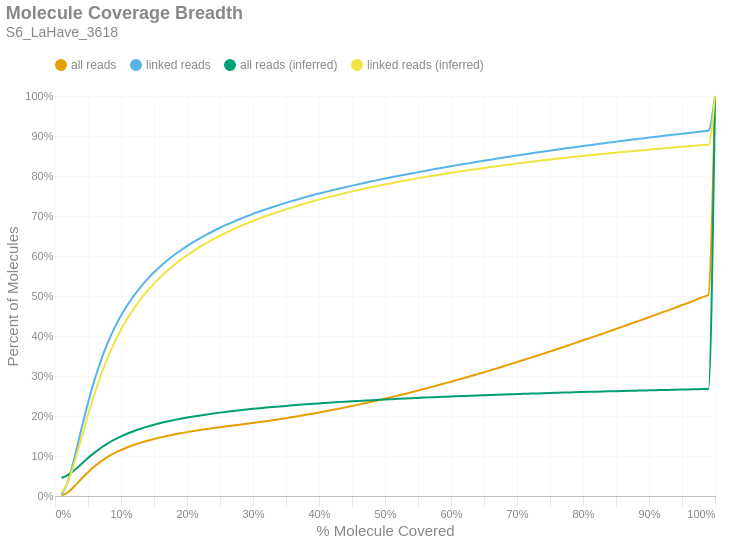

Notebook code for this chart:
### Markdown cell above
### Molecule Read Coverage
This chart shows molecule coverage breadth as computed by the number of bases aligned to that molecule. In other words, "*how much of each unique long molecule is actually sequenced/aligned?*" Keep in mind there is a distinction between sequences and alignments, since some sequences belonging to a particular molecule may not align well and wouldn't appear in the alignment data. This chart also shows molecule coverage breadth as computed by the *inferred fragment* from which the aligned sequences originate. Unlike read coverage, this calculation takes into account the total insert size, including unsequenced gaps between the forward and reverse reads. Like the previous figures, these are cumulative percents.

### Code cell
if SKIPLR:
    print_html(f"Skipped")
else:
    binned_df = consolidated_hist(valids['coverage_bp'], mask, 0.01, True)
    binned_df_inf = consolidated_hist(valids['coverage_inserts'], mask, 0.01, True)
    binned_df = binned_df.with_columns(pl.lit(binned_df_inf['all reads (cumsum)']).alias('all reads (inferred)'))
    binned_df = binned_df.with_columns(pl.lit(binned_df_inf['linked reads (cumsum)']).alias('linked reads (inferred)'))
    binned_df = binned_df.with_columns(
        (pl.col('bin').cast(pl.Float64) + 0.01).alias('right_edge')
    )

    with SafeRender(binned_df):
        (
            density_plot(binned_df, 'Molecule Coverage Breadth', samplename, 'molcov', ['all reads (inferred)','linked reads (inferred)'])
            .encode(
                #x=alt.X('bin:Q', title="% Molecule Covered").axis(format = '%').scale(padding=0),
                x=alt.X('right_edge:Q', title="% Molecule Covered").axis(format='%').scale(padding=0),
                y=alt.Y('value:Q', title='Percent of Molecules')
                    .axis(format='%')
                    .stack(False)
                    .scale(domainMin=0, padding=0),
                color=alt.Color("key:N").scale(domain = ["all reads", "linked reads", "all reads (inferred)", "linked reads (inferred)"]),
                tooltip = [
                    alt.Tooltip("key:N", title = "Data Type"),
                    alt.Tooltip("range_label:N", title="% Molecule Covered"),
                    alt.Tooltip("value:Q", format = ".2%", title="% Molecules")
                ]
            )
        ).display()

### Figure 1 — Vega-Lite specification as saved in the notebook (floating-point values rounded to 4 significant figures)
{"width": "container", "height": 400, "config": {"title": {"anchor": "start", "dy": -15, "fontSize": 18, "color": "#888888", "subtitleColor": "#888888", "subtitleFontSize": 14}, "arc": {"fill": "#0072B2"}, "axis": {"domainColor": "#888888", "domainWidth": 0.5, "gridWidth": 0.2, "grid": false, "titleFontWeight": 400, "titleFontSize": 15, "labelFontSize": 11, "labelColor": "#888888", "tickColor": "#888888", "tickWidth": 0.2, "titleColor": "#888888"}, "axisBand": {"grid": false}, "axisX": {"grid": true, "tickSize": 10, "domainCap": "round"}, "axisY": {"domain": false, "grid": true, "tickSize": 0, "domainCap": "round"}, "background": "transparent", "header": {"labelFontSize": 15, "labelColor": "#888888", "titleFontSize": 15, "titleFontWeight": 600, "titleColor": "#888888"}, "legend": {"labelFont": "sans-serif", "labelFontSize": 12, "labelColor": "#888888", "symbolSize": 100, "symbolType": "circle", "titleFontSize": 12, "titlePadding": 10, "titleColor": "#888888", "title": null, "orient": "top"}, "range": {"category": ["#E69F00", "#56B4E9", "#009E73", "#F0E442", "#0072B2", "#D55E00", "#CC79A7", "#000000"], "diverging": ["#cfe8f3", "#a2d4ec", "#73bfe2", "#46abdb", "#1696d2", "#12719e"]}, "area": {"fill": "#0072B2", "fillOpacity": 0.7, "line": true, "strokeOpacity": 0.7}, "line": {"color": "#0072B2", "stroke": "#0072B2", "strokeWidth": 2}, "trail": {"color": "#0072B2", "stroke": "#0072B2", "strokeWidth": 0, "size": 1}, "point": {"filled": true, "fillOpacity": 1.0, "size": 95}, "text": {"color": "#888888", "fontSize": 11, "align": "right", "fontWeight": 400, "size": 11}, "bar": {"fill": "#0072B2", "stroke": null}, "view": {"stroke": null, "continuousWidth": 660, "continuousHeight": 400}}, "data": {"name": "data-9b5a43a414f8ba81717a2cddfa0e355e"}, "mark": {"type": "line", "interpolate": "monotone", "point": {"opacity": 0, "size": 275}}, "encoding": {"color": {"field": "key", "scale": {"domain": ["all reads", "linked reads", "all reads (inferred)", "linked reads (inferred)"]}, "type": "nominal"}, "tooltip": [{"field": "key", "title": "Data Type", "type": "nominal"}, {"field": "range_label", "title": "% Molecule Covered", "type": "nominal"}, {"field": "value", "format": ".2%", "title": "% Molecules", "type": "quantitative"}], "x": {"axis": {"format": "%"}, "field": "right_edge", "scale": {"padding": 0}, "title": "% Molecule Covered", "type": "quantitative"}, "y": {"axis": {"format": "%"}, "field": "value", "scale": {"domainMin": 0, "padding": 0}, "stack": false, "title": "Percent of Molecules", "type": "quantitative"}}, "params": [{"name": "param_c36ac31b6afebe62", "select": {"type": "point", "fields": ["key"]}, "bind": "legend"}], "title": {"text": "Molecule Coverage Breadth", "subtitle": "S6_LaHave_3618"}, "transform": [{"fold": ["all reads (cumsum)", "linked reads (cumsum)", "all reads (inferred)", "linked reads (inferred)"]}, {"calculate": "replace(datum.key, ' (cumsum)', '')", "as": "key"}, {"filter": {"param": "param_c36ac31b6afebe62"}}], "usermeta": {"embedOptions": {"downloadFileName": "S6_LaHave_3618.molcov"}}, "$schema": "https://vega.github.io/schema/vega-lite/v6.1.0.json", "datasets": {"data-9b5a43a414f8ba81717a2cddfa0e355e": [{"bin": "0.0", "interval": "0.0-0.01", "all reads": 0.001066, "linked reads": 0.003575, "all reads (cumsum)": 0.001066, "linked reads (cumsum)": 0.003575, "range_label": "0.0-0.01", "all reads (inferred)": 0.04511, "linked reads (inferred)": 0.007783, "right_edge": 0.01}, {"bin": "0.01", "interval": "0.01-0.02", "all reads": 0.009053, "linked reads": 0.03489, "all reads (cumsum)": 0.01012, "linked reads (cumsum)": 0.03846, "range_label": "0.01-0.02", "all reads (inferred)": 0.05271, "linked reads (inferred)": 0.03674, "right_edge": 0.02}, {"bin": "0.02", "interval": "0.02-0.03", "all reads": 0.01539, "linked reads": 0.06029, "all reads (cumsum)": 0.02551, "linked reads (cumsum)": 0.09875, "range_label": "0.02-0.03", "all reads (inferred)": 0.06542, "linked reads (inferred)": 0.08639, "right_edge": 0.03}, {"bin": "0.03", "interval": "0.03-0.04", "all reads": 0.01742, "linked reads": 0.06849, "all reads (cumsum)": 0.04293, "linked reads (cumsum)": 0.1672, "range_label": "0.03-0.04", "all reads (inferred)": 0.0801, "linked reads (inferred)": 0.1442, "right_edge": 0.04}, {"bin": "0.04", "interval": "0.04-0.05", "all reads": 0.01662, "linked reads": 0.06551, "all reads (cumsum)": 0.05955, "linked reads (cumsum)": 0.2327, "range_label": "0.04-0.05", "all reads (inferred)": 0.09484, "linked reads (inferred)": 0.2023, "right_edge": 0.05}, {"bin": "0.05", "interval": "0.05-0.06", "all reads": 0.01473, "linked reads": 0.05803, "all reads (cumsum)": 0.07428, "linked reads (cumsum)": 0.2908, "range_label": "0.05-0.06", "all reads (inferred)": 0.1085, "linked reads (inferred)": 0.2562, "right_edge": 0.06}, {"bin": "0.06", "interval": "0.06-0.07", "all reads": 0.01267, "linked reads": 0.04992, "all reads (cumsum)": 0.08694, "linked reads (cumsum)": 0.3407, "range_label": "0.06-0.07", "all reads (inferred)": 0.1206, "linked reads (inferred)": 0.3044, "right_edge": 0.07}, {"bin": "0.07", "interval": "0.07-0.08", "all reads": 0.01081, "linked reads": 0.04257, "all reads (cumsum)": 0.09775, "linked reads (cumsum)": 0.3833, "range_label": "0.07-0.08", "all reads (inferred)": 0.1314, "linked reads (inferred)": 0.3468, "right_edge": 0.08}, {"bin": "0.08", "interval": "0.08-0.09", "all reads": 0.009266, "linked reads": 0.03647, "all reads (cumsum)": 0.107, "linked reads (cumsum)": 0.4197, "range_label": "0.08-0.09", "all reads (inferred)": 0.1407, "linked reads (inferred)": 0.3839, "right_edge": 0.09}, {"bin": "0.09", "interval": "0.09-0.1", "all reads": 0.007956, "linked reads": 0.03123, "all reads (cumsum)": 0.115, "linked reads (cumsum)": 0.451, "range_label": "0.09-0.1", "all reads (inferred)": 0.1489, "linked reads (inferred)": 0.4162, "right_edge": 0.1}, {"bin": "0.1", "interval": "0.1-0.11", "all reads": 0.006927, "linked reads": 0.02712, "all reads (cumsum)": 0.1219, "linked reads (cumsum)": 0.4781, "range_label": "0.1-0.11", "all reads (inferred)": 0.1561, "linked reads (inferred)": 0.4446, "right_edge": 0.11}, {"bin": "0.11", "interval": "0.11-0.12", "all reads": 0.006081, "linked reads": 0.02384, "all reads (cumsum)": 0.128, "linked reads (cumsum)": 0.5019, "range_label": "0.11-0.12", "all reads (inferred)": 0.1625, "linked reads (inferred)": 0.4698, "right_edge": 0.12}, {"bin": "0.12", "interval": "0.12-0.13", "all reads": 0.005387, "linked reads": 0.02106, "all reads (cumsum)": 0.1334, "linked reads (cumsum)": 0.523, "range_label": "0.12-0.13", "all reads (inferred)": 0.1683, "linked reads (inferred)": 0.4925, "right_edge": 0.13}, {"bin": "0.13", "interval": "0.13-0.14", "all reads": 0.004892, "linked reads": 0.01914, "all reads (cumsum)": 0.1383, "linked reads (cumsum)": 0.5421, "range_label": "0.13-0.14", "all reads (inferred)": 0.1734, "linked reads (inferred)": 0.5127, "right_edge": 0.14}, {"bin": "0.14", "interval": "0.14-0.15", "all reads": 0.004381, "linked reads": 0.01709, "all reads (cumsum)": 0.1426, "linked reads (cumsum)": 0.5592, "range_label": "0.14-0.15", "all reads (inferred)": 0.178, "linked reads (inferred)": 0.531, "right_edge": 0.15}, {"bin": "0.15", "interval": "0.15-0.16", "all reads": 0.003953, "linked reads": 0.01536, "all reads (cumsum)": 0.1466, "linked reads (cumsum)": 0.5746, "range_label": "0.15-0.16", "all reads (inferred)": 0.1823, "linked reads (inferred)": 0.5477, "right_edge": 0.16}, {"bin": "0.16", "interval": "0.16-0.17", "all reads": 0.003644, "linked reads": 0.0141, "all reads (cumsum)": 0.1502, "linked reads (cumsum)": 0.5887, "range_label": "0.16-0.17", "all reads (inferred)": 0.1861, "linked reads (inferred)": 0.5629, "right_edge": 0.17}, {"bin": "0.17", "interval": "0.17-0.18", "all reads": 0.003383, "linked reads": 0.01303, "all reads (cumsum)": 0.1536, "linked reads (cumsum)": 0.6017, "range_label": "0.17-0.18", "all reads (inferred)": 0.1897, "linked reads (inferred)": 0.5769, "right_edge": 0.18}, {"bin": "0.18", "interval": "0.18-0.19", "all reads": 0.003129, "linked reads": 0.01197, "all reads (cumsum)": 0.1568, "linked reads (cumsum)": 0.6137, "range_label": "0.18-0.19", "all reads (inferred)": 0.1929, "linked reads (inferred)": 0.5898, "right_edge": 0.19}, {"bin": "0.19", "interval": "0.19-0.2", "all reads": 0.002923, "linked reads": 0.01113, "all reads (cumsum)": 0.1597, "linked reads (cumsum)": 0.6248, "range_label": "0.19-0.2", "all reads (inferred)": 0.196, "linked reads (inferred)": 0.6018, "right_edge": 0.2}, {"bin": "0.2", "interval": "0.2-0.21", "all reads": 0.002744, "linked reads": 0.01041, "all reads (cumsum)": 0.1624, "linked reads (cumsum)": 0.6352, "range_label": "0.2-0.21", "all reads (inferred)": 0.1988, "linked reads (inferred)": 0.6128, "right_edge": 0.21}, {"bin": "0.21", "interval": "0.21-0.22", "all reads": 0.002569, "linked reads": 0.00959, "all reads (cumsum)": 0.165, "linked reads (cumsum)": 0.6448, "range_label": "0.21-0.22", "all reads (inferred)": 0.2015, "linked reads (inferred)": 0.6233, "right_edge": 0.22}, {"bin": "0.22", "interval": "0.22-0.23", "all reads": 0.002483, "linked reads": 0.009215, "all reads (cumsum)": 0.1675, "linked reads (cumsum)": 0.654, "range_label": "0.22-0.23", "all reads (inferred)": 0.2039, "linked reads (inferred)": 0.6329, "right_edge": 0.23}, {"bin": "0.23", "interval": "0.23-0.24", "all reads": 0.002312, "linked reads": 0.008485, "all reads (cumsum)": 0.1698, "linked reads (cumsum)": 0.6625, "range_label": "0.23-0.24", "all reads (inferred)": 0.2062, "linked reads (inferred)": 0.642, "right_edge": 0.24}, {"bin": "0.24", "interval": "0.24-0.25", "all reads": 0.00223, "linked reads": 0.00809, "all reads (cumsum)": 0.172, "linked reads (cumsum)": 0.6706, "range_label": "0.24-0.25", "all reads (inferred)": 0.2084, "linked reads (inferred)": 0.6506, "right_edge": 0.25}, {"bin": "0.25", "interval": "0.25-0.26", "all reads": 0.002123, "linked reads": 0.007629, "all reads (cumsum)": 0.1741, "linked reads (cumsum)": 0.6782, "range_label": "0.25-0.26", "all reads (inferred)": 0.2105, "linked reads (inferred)": 0.6588, "right_edge": 0.26}, {"bin": "0.26", "interval": "0.26-0.27", "all reads": 0.002063, "linked reads": 0.007263, "all reads (cumsum)": 0.1762, "linked reads (cumsum)": 0.6855, "range_label": "0.26-0.27", "all reads (inferred)": 0.2125, "linked reads (inferred)": 0.6667, "right_edge": 0.27}, {"bin": "0.27", "interval": "0.27-0.28", "all reads": 0.002066, "linked reads": 0.0069, "all reads (cumsum)": 0.1783, "linked reads (cumsum)": 0.6924, "range_label": "0.27-0.28", "all reads (inferred)": 0.2144, "linked reads (inferred)": 0.6739, "right_edge": 0.28}, {"bin": "0.28", "interval": "0.28-0.29", "all reads": 0.002107, "linked reads": 0.006559, "all reads (cumsum)": 0.1804, "linked reads (cumsum)": 0.699, "range_label": "0.28-0.29", "all reads (inferred)": 0.2161, "linked reads (inferred)": 0.6808, "right_edge": 0.29}, {"bin": "0.29", "interval": "0.29-0.3", "all reads": 0.002192, "linked reads": 0.006302, "all reads (cumsum)": 0.1826, "linked reads (cumsum)": 0.7053, "range_label": "0.29-0.3", "all reads (inferred)": 0.2178, "linked reads (inferred)": 0.6875, "right_edge": 0.3}, {"bin": "0.3", "interval": "0.3-0.31", "all reads": 0.002225, "linked reads": 0.005928, "all reads (cumsum)": 0.1848, "linked reads (cumsum)": 0.7112, "range_label": "0.3-0.31", "all reads (inferred)": 0.2195, "linked reads (inferred)": 0.6939, "right_edge": 0.31}, {"bin": "0.31", "interval": "0.31-0.32", "all reads": 0.002348, "linked reads": 0.005837, "all reads (cumsum)": 0.1871, "linked reads (cumsum)": 0.717, "range_label": "0.31-0.32", "all reads (inferred)": 0.221, "linked reads (inferred)": 0.7, "right_edge": 0.32}, {"bin": "0.32", "interval": "0.32-0.33", "all reads": 0.002416, "linked reads": 0.005491, "all reads (cumsum)": 0.1895, "linked reads (cumsum)": 0.7225, "range_label": "0.32-0.33", "all reads (inferred)": 0.2225, "linked reads (inferred)": 0.7059, "right_edge": 0.33}, {"bin": "0.33", "interval": "0.33-0.34", "all reads": 0.002483, "linked reads": 0.005267, "all reads (cumsum)": 0.192, "linked reads (cumsum)": 0.7278, "range_label": "0.33-0.34", "all reads (inferred)": 0.2239, "linked reads (inferred)": 0.7114, "right_edge": 0.34}, {"bin": "0.34", "interval": "0.34-0.35", "all reads": 0.002548, "linked reads": 0.005054, "all reads (cumsum)": 0.1946, "linked reads (cumsum)": 0.7328, "range_label": "0.34-0.35", "all reads (inferred)": 0.2253, "linked reads (inferred)": 0.7167, "right_edge": 0.35}, {"bin": "0.35", "interval": "0.35-0.36", "all reads": 0.002694, "linked reads": 0.005072, "all reads (cumsum)": 0.1973, "linked reads (cumsum)": 0.7379, "range_label": "0.35-0.36", "all reads (inferred)": 0.2266, "linked reads (inferred)": 0.722, "right_edge": 0.36}, {"bin": "0.36", "interval": "0.36-0.37", "all reads": 0.00274, "linked reads": 0.004739, "all reads (cumsum)": 0.2, "linked reads (cumsum)": 0.7426, "range_label": "0.36-0.37", "all reads (inferred)": 0.2279, "linked reads (inferred)": 0.727, "right_edge": 0.37}, {"bin": "0.37", "interval": "0.37-0.38", "all reads": 0.002854, "linked reads": 0.004686, "all reads (cumsum)": 0.2029, "linked reads (cumsum)": 0.7473, "range_label": "0.37-0.38", "all reads (inferred)": 0.2292, "linked reads (inferred)": 0.7319, "right_edge": 0.38}, {"bin": "0.38", "interval": "0.38-0.39", "all reads": 0.002924, "linked reads": 0.004509, "all reads (cumsum)": 0.2058, "linked reads (cumsum)": 0.7518, "range_label": "0.38-0.39", "all reads (inferred)": 0.2303, "linked reads (inferred)": 0.7364, "right_edge": 0.39}, {"bin": "0.39", "interval": "0.39-0.4", "all reads": 0.003018, "linked reads": 0.004351, "all reads (cumsum)": 0.2088, "linked reads (cumsum)": 0.7562, "range_label": "0.39-0.4", "all reads (inferred)": 0.2315, "linked reads (inferred)": 0.741, "right_edge": 0.4}, {"bin": "0.4", "interval": "0.4-0.41", "all reads": 0.003042, "linked reads": 0.004132, "all reads (cumsum)": 0.2119, "linked reads (cumsum)": 0.7603, "range_label": "0.4-0.41", "all reads (inferred)": 0.2326, "linked reads (inferred)": 0.7452, "right_edge": 0.41}, {"bin": "0.41", "interval": "0.41-0.42", "all reads": 0.003152, "linked reads": 0.004064, "all reads (cumsum)": 0.215, "linked reads (cumsum)": 0.7644, "range_label": "0.41-0.42", "all reads (inferred)": 0.2337, "linked reads (inferred)": 0.7494, "right_edge": 0.42}, {"bin": "0.42", "interval": "0.42-0.43", "all reads": 0.003245, "linked reads": 0.003869, "all reads (cumsum)": 0.2183, "linked reads (cumsum)": 0.7683, "range_label": "0.42-0.43", "all reads (inferred)": 0.2347, "linked reads (inferred)": 0.7535, "right_edge": 0.43}, {"bin": "0.43", "interval": "0.43-0.44", "all reads": 0.003323, "linked reads": 0.003853, "all reads (cumsum)": 0.2216, "linked reads (cumsum)": 0.7721, "range_label": "0.43-0.44", "all reads (inferred)": 0.2358, "linked reads (inferred)": 0.7574, "right_edge": 0.44}, {"bin": "0.44", "interval": "0.44-0.45", "all reads": 0.003427, "linked reads": 0.003777, "all reads (cumsum)": 0.225, "linked reads (cumsum)": 0.7759, "range_label": "0.44-0.45", "all reads (inferred)": 0.2367, "linked reads (inferred)": 0.7613, "right_edge": 0.45}, {"bin": "0.45", "interval": "0.45-0.46", "all reads": 0.003474, "linked reads": 0.003715, "all reads (cumsum)": 0.2285, "linked reads (cumsum)": 0.7796, "range_label": "0.45-0.46", "all reads (inferred)": 0.2377, "linked reads (inferred)": 0.765, "right_edge": 0.46}, {"bin": "0.46", "interval": "0.46-0.47", "all reads": 0.003616, "linked reads": 0.003624, "all reads (cumsum)": 0.2321, "linked reads (cumsum)": 0.7832, "range_label": "0.46-0.47", "all reads (inferred)": 0.2386, "linked reads (inferred)": 0.7686, "right_edge": 0.47}, {"bin": "0.47", "interval": "0.47-0.48", "all reads": 0.003674, "linked reads": 0.003498, "all reads (cumsum)": 0.2358, "linked reads (cumsum)": 0.7867, "range_label": "0.47-0.48", "all reads (inferred)": 0.2396, "linked reads (inferred)": 0.7722, "right_edge": 0.48}, {"bin": "0.48", "interval": "0.48-0.49", "all reads": 0.003659, "linked reads": 0.003427, "all reads (cumsum)": 0.2394, "linked reads (cumsum)": 0.7901, "range_label": "0.48-0.49", "all reads (inferred)": 0.2404, "linked reads (inferred)": 0.7755, "right_edge": 0.49}, {"bin": "0.49", "interval": "0.49-0.5", "all reads": 0.004095, "linked reads": 0.00351, "all reads (cumsum)": 0.2435, "linked reads (cumsum)": 0.7937, "range_label": "0.49-0.5", "all reads (inferred)": 0.2413, "linked reads (inferred)": 0.7789, "right_edge": 0.5}, {"bin": "0.5", "interval": "0.5-0.51", "all reads": 0.003593, "linked reads": 0.003142, "all reads (cumsum)": 0.2471, "linked reads (cumsum)": 0.7968, "range_label": "0.5-0.51", "all reads (inferred)": 0.2421, "linked reads (inferred)": 0.7821, "right_edge": 0.51}, {"bin": "0.51", "interval": "0.51-0.52", "all reads": 0.004098, "linked reads": 0.003336, "all reads (cumsum)": 0.2512, "linked reads (cumsum)": 0.8001, "range_label": "0.51-0.52", "all reads (inferred)": 0.2429, "linked reads (inferred)": 0.7853, "right_edge": 0.52}, {"bin": "0.52", "interval": "0.52-0.53", "all reads": 0.004015, "linked reads": 0.003192, "all reads (cumsum)": 0.2552, "linked reads (cumsum)": 0.8033, "range_label": "0.52-0.53", "all reads (inferred)": 0.2437, "linked reads (inferred)": 0.7883, "right_edge": 0.53}, {"bin": "0.53", "interval": "0.53-0.54", "all reads": 0.004168, "linked reads": 0.003157, "all reads (cumsum)": 0.2594, "linked reads (cumsum)": 0.8065, "range_label": "0.53-0.54", "all reads (inferred)": 0.2445, "linked reads (inferred)": 0.7913, "right_edge": 0.54}, {"bin": "0.54", "interval": "0.54-0.55", "all reads": 0.00415, "linked reads": 0.003115, "all reads (cumsum)": 0.2635, "linked reads (cumsum)": 0.8096, "range_label": "0.54-0.55", "all reads (inferred)": 0.2453, "linked reads (inferred)": 0.7943, "right_edge": 0.55}, {"bin": "0.55", "interval": "0.55-0.56", "all reads": 0.004363, "linked reads": 0.00312, "all reads (cumsum)": 0.2679, "linked reads (cumsum)": 0.8127, "range_label": "0.55-0.56", "all reads (inferred)": 0.246, "linked reads (inferred)": 0.7972, "right_edge": 0.56}, {"bin": "0.56", "interval": "0.56-0.57", "all reads": 0.004398, "linked reads": 0.003015, "all reads (cumsum)": 0.2723, "linked reads (cumsum)": 0.8157, "range_label": "0.56-0.57", "all reads (inferred)": 0.2468, "linked reads (inferred)": 0.8, "right_edge": 0.57}, {"bin": "0.57", "interval": "0.57-0.58", "all reads": 0.004372, "linked reads": 0.00292, "all reads (cumsum)": 0.2767, "linked reads (cumsum)": 0.8187, "range_label": "0.57-0.58", "all reads (inferred)": 0.2475, "linked reads (inferred)": 0.8027, "right_edge": 0.58}, {"bin": "0.58", "interval": "0.58-0.59", "all reads": 0.004488, "linked reads": 0.002907, "all reads (cumsum)": 0.2812, "linked reads (cumsum)": 0.8216, "range_label": "0.58-0.59", "all reads (inferred)": 0.2482, "linked reads (inferred)": 0.8053, "right_edge": 0.59}, {"bin": "0.59", "interval": "0.59-0.6", "all reads": 0.004669, "linked reads": 0.002918, "all reads (cumsum)": 0.2858, "linked reads (cumsum)": 0.8245, "range_label": "0.59-0.6", "all reads (inferred)": 0.2488, "linked reads (inferred)": 0.8079, "right_edge": 0.6}, {"bin": "0.6", "interval": "0.6-0.61", "all reads": 0.00449, "linked reads": 0.002716, "all reads (cumsum)": 0.2903, "linked reads (cumsum)": 0.8272, "range_label": "0.6-0.61", "all reads (inferred)": 0.2495, "linked reads (inferred)": 0.8104, "right_edge": 0.61}, {"bin": "0.61", "interval": "0.61-0.62", "all reads": 0.004724, "linked reads": 0.002754, "all reads (cumsum)": 0.295, "linked reads (cumsum)": 0.8299, "range_label": "0.61-0.62", "all reads (inferred)": 0.2501, "linked reads (inferred)": 0.8129, "right_edge": 0.62}, {"bin": "0.62", "interval": "0.62-0.63", "all reads": 0.004754, "linked reads": 0.002758, "all reads (cumsum)": 0.2998, "linked reads (cumsum)": 0.8327, "range_label": "0.62-0.63", "all reads (inferred)": 0.2508, "linked reads (inferred)": 0.8154, "right_edge": 0.63}, {"bin": "0.63", "interval": "0.63-0.64", "all reads": 0.004841, "linked reads": 0.002708, "all reads (cumsum)": 0.3046, "linked reads (cumsum)": 0.8354, "range_label": "0.63-0.64", "all reads (inferred)": 0.2514, "linked reads (inferred)": 0.8178, "right_edge": 0.64}, {"bin": "0.64", "interval": "0.64-0.65", "all reads": 0.004821, "linked reads": 0.002737, "all reads (cumsum)": 0.3095, "linked reads (cumsum)": 0.8382, "range_label": "0.64-0.65", "all reads (inferred)": 0.252, "linked reads (inferred)": 0.8201, "right_edge": 0.65}, {"bin": "0.65", "interval": "0.65-0.66", "all reads": 0.005113, "linked reads": 0.002708, "all reads (cumsum)": 0.3146, "linked reads (cumsum)": 0.8409, "range_label": "0.65-0.66", "all reads (inferred)": 0.2526, "linked reads (inferred)": 0.8224, "right_edge": 0.66}, {"bin": "0.66", "interval": "0.66-0.67", "all reads": 0.00491, "linked reads": 0.002625, "all reads (cumsum)": 0.3195, "linked reads (cumsum)": 0.8435, "range_label": "0.66-0.67", "all reads (inferred)": 0.2532, "linked reads (inferred)": 0.8246, "right_edge": 0.67}, {"bin": "0.67", "interval": "0.67-0.68", "all reads": 0.005063, "linked reads": 0.002626, "all reads (cumsum)": 0.3245, "linked reads (cumsum)": 0.8461, "range_label": "0.67-0.68", "all reads (inferred)": 0.2538, "linked reads (inferred)": 0.8268, "right_edge": 0.68}, {"bin": "0.68", "interval": "0.68-0.69", "all reads": 0.005082, "linked reads": 0.002612, "all reads (cumsum)": 0.3296, "linked reads (cumsum)": 0.8487, "range_label": "0.68-0.69", "all reads (inferred)": 0.2543, "linked reads (inferred)": 0.829, "right_edge": 0.69}, {"bin": "0.69", "interval": "0.69-0.7", "all reads": 0.005228, "linked reads": 0.002536, "all reads (cumsum)": 0.3349, "linked reads (cumsum)": 0.8513, "range_label": "0.69-0.7", "all reads (inferred)": 0.2549, "linked reads (inferred)": 0.8311, "right_edge": 0.7}, {"bin": "0.7", "interval": "0.7-0.71", "all reads": 0.005124, "linked reads": 0.002485, "all reads (cumsum)": 0.34, "linked reads (cumsum)": 0.8537, "range_label": "0.7-0.71", "all reads (inferred)": 0.2554, "linked reads (inferred)": 0.8332, "right_edge": 0.71}, {"bin": "0.71", "interval": "0.71-0.72", "all reads": 0.005237, "linked reads": 0.002411, "all reads (cumsum)": 0.3452, "linked reads (cumsum)": 0.8562, "range_label": "0.71-0.72", "all reads (inferred)": 0.256, "linked reads (inferred)": 0.8352, "right_edge": 0.72}, {"bin": "0.72", "interval": "0.72-0.73", "all reads": 0.005366, "linked reads": 0.002433, "all reads (cumsum)": 0.3506, "linked reads (cumsum)": 0.8586, "range_label": "0.72-0.73", "all reads (inferred)": 0.2565, "linked reads (inferred)": 0.8372, "right_edge": 0.73}, {"bin": "0.73", "interval": "0.73-0.74", "all reads": 0.005284, "linked reads": 0.002398, "all reads (cumsum)": 0.3559, "linked reads (cumsum)": 0.861, "range_label": "0.73-0.74", "all reads (inferred)": 0.257, "linked reads (inferred)": 0.8392, "right_edge": 0.74}, {"bin": "0.74", "interval": "0.74-0.75", "all reads": 0.005659, "linked reads": 0.002417, "all reads (cumsum)": 0.3615, "linked reads (cumsum)": 0.8634, "range_label": "0.74-0.75", "all reads (inferred)": 0.2575, "linked reads (inferred)": 0.8411, "right_edge": 0.75}, {"bin": "0.75", "interval": "0.75-0.76", "all reads": 0.005307, "linked reads": 0.002299, "all reads (cumsum)": 0.3668, "linked reads (cumsum)": 0.8657, "range_label": "0.75-0.76", "all reads (inferred)": 0.258, "linked reads (inferred)": 0.843, "right_edge": 0.76}, {"bin": "0.76", "interval": "0.76-0.77", "all reads": 0.005476, "linked reads": 0.002308, "all reads (cumsum)": 0.3723, "linked reads (cumsum)": 0.868, "range_label": "0.76-0.77", "all reads (inferred)": 0.2585, "linked reads (inferred)": 0.8448, "right_edge": 0.77}, {"bin": "0.77", "interval": "0.77-0.78", "all reads": 0.005531, "linked reads": 0.002291, "all reads (cumsum)": 0.3778, "linked reads (cumsum)": 0.8703, "range_label": "0.77-0.78", "all reads (inferred)": 0.259, "linked reads (inferred)": 0.8467, "right_edge": 0.78}, {"bin": "0.78", "interval": "0.78-0.79", "all reads": 0.005539, "linked reads": 0.002285, "all reads (cumsum)": 0.3834, "linked reads (cumsum)": 0.8726, "range_label": "0.78-0.79", "all reads (inferred)": 0.2595, "linked reads (inferred)": 0.8484, "right_edge": 0.79}, {"bin": "0.79", "interval": "0.79-0.8", "all reads": 0.005879, "linked reads": 0.002298, "all reads (cumsum)": 0.3893, "linked reads (cumsum)": 0.8749, "range_label": "0.79-0.8", "all reads (inferred)": 0.2599, "linked reads (inferred)": 0.8502, "right_edge": 0.8}, {"bin": "0.8", "interval": "0.8-0.81", "all reads": 0.005426, "linked reads": 0.002138, "all reads (cumsum)": 0.3947, "linked reads (cumsum)": 0.877, "range_label": "0.8-0.81", "all reads (inferred)": 0.2604, "linked reads (inferred)": 0.8519, "right_edge": 0.81}, {"bin": "0.81", "interval": "0.81-0.82", "all reads": 0.00563, "linked reads": 0.00223, "all reads (cumsum)": 0.4003, "linked reads (cumsum)": 0.8793, "range_label": "0.81-0.82", "all reads (inferred)": 0.2608, "linked reads (inferred)": 0.8536, "right_edge": 0.82}, {"bin": "0.82", "interval": "0.82-0.83", "all reads": 0.005758, "linked reads": 0.002156, "all reads (cumsum)": 0.4061, "linked reads (cumsum)": 0.8814, "range_label": "0.82-0.83", "all reads (inferred)": 0.2613, "linked reads (inferred)": 0.8553, "right_edge": 0.83}, {"bin": "0.83", "interval": "0.83-0.84", "all reads": 0.005726, "linked reads": 0.0022, "all reads (cumsum)": 0.4118, "linked reads (cumsum)": 0.8836, "range_label": "0.83-0.84", "all reads (inferred)": 0.2617, "linked reads (inferred)": 0.8568, "right_edge": 0.84}, {"bin": "0.84", "interval": "0.84-0.85", "all reads": 0.005727, "linked reads": 0.002107, "all reads (cumsum)": 0.4175, "linked reads (cumsum)": 0.8857, "range_label": "0.84-0.85", "all reads (inferred)": 0.2621, "linked reads (inferred)": 0.8584, "right_edge": 0.85}, {"bin": "0.85", "interval": "0.85-0.86", "all reads": 0.005862, "linked reads": 0.002096, "all reads (cumsum)": 0.4234, "linked reads (cumsum)": 0.8878, "range_label": "0.85-0.86", "all reads (inferred)": 0.2625, "linked reads (inferred)": 0.86, "right_edge": 0.86}, {"bin": "0.86", "interval": "0.86-0.87", "all reads": 0.005834, "linked reads": 0.002134, "all reads (cumsum)": 0.4292, "linked reads (cumsum)": 0.8899, "range_label": "0.86-0.87", "all reads (inferred)": 0.2629, "linked reads (inferred)": 0.8615, "right_edge": 0.87}, {"bin": "0.87", "interval": "0.87-0.88", "all reads": 0.005933, "linked reads": 0.002019, "all reads (cumsum)": 0.4352, "linked reads (cumsum)": 0.892, "range_label": "0.87-0.88", "all reads (inferred)": 0.2633, "linked reads (inferred)": 0.863, "right_edge": 0.88}, {"bin": "0.88", "interval": "0.88-0.89", "all reads": 0.005803, "linked reads": 0.002064, "all reads (cumsum)": 0.441, "linked reads (cumsum)": 0.894, "range_label": "0.88-0.89", "all reads (inferred)": 0.2637, "linked reads (inferred)": 0.8644, "right_edge": 0.89}, {"bin": "0.89", "interval": "0.89-0.9", "all reads": 0.006003, "linked reads": 0.002004, "all reads (cumsum)": 0.447, "linked reads (cumsum)": 0.896, "range_label": "0.89-0.9", "all reads (inferred)": 0.2641, "linked reads (inferred)": 0.866, "right_edge": 0.9}, {"bin": "0.9", "interval": "0.9-0.91", "all reads": 0.005713, "linked reads": 0.001934, "all reads (cumsum)": 0.4527, "linked reads (cumsum)": 0.898, "range_label": "0.9-0.91", "all reads (inferred)": 0.2645, "linked reads (inferred)": 0.8674, "right_edge": 0.91}, {"bin": "0.91", "interval": "0.91-0.92", "all reads": 0.006449, "linked reads": 0.002009, "all reads (cumsum)": 0.4591, "linked reads (cumsum)": 0.9, "range_label": "0.91-0.92", "all reads (inferred)": 0.2649, "linked reads (inferred)": 0.8688, "right_edge": 0.92}, {"bin": "0.92", "interval": "0.92-0.93", "all reads": 0.00559, "linked reads": 0.001951, "all reads (cumsum)": 0.4647, "linked reads (cumsum)": 0.9019, "range_label": "0.92-0.93", "all reads (inferred)": 0.2653, "linked reads (inferred)": 0.8702, "right_edge": 0.93}, {"bin": "0.93", "interval": "0.93-0.94", "all reads": 0.006104, "linked reads": 0.002003, "all reads (cumsum)": 0.4708, "linked reads (cumsum)": 0.9039, "range_label": "0.93-0.94", "all reads (inferred)": 0.2657, "linked reads (inferred)": 0.8717, "right_edge": 0.94}, {"bin": "0.94", "interval": "0.94-0.95", "all reads": 0.006676, "linked reads": 0.001934, "all reads (cumsum)": 0.4775, "linked reads (cumsum)": 0.9059, "range_label": "0.94-0.95", "all reads (inferred)": 0.2661, "linked reads (inferred)": 0.8731, "right_edge": 0.95}, {"bin": "0.95", "interval": "0.95-0.96", "all reads": 0.005636, "linked reads": 0.00189, "all reads (cumsum)": 0.4831, "linked reads (cumsum)": 0.9078, "range_label": "0.95-0.96", "all reads (inferred)": 0.2665, "linked reads (inferred)": 0.8745, "right_edge": 0.96}, {"bin": "0.96", "interval": "0.96-0.97", "all reads": 0.00653, "linked reads": 0.001848, "all reads (cumsum)": 0.4897, "linked reads (cumsum)": 0.9096, "range_label": "0.96-0.97", "all reads (inferred)": 0.2669, "linked reads (inferred)": 0.8759, "right_edge": 0.97}, {"bin": "0.97", "interval": "0.97-0.98", "all reads": 0.007053, "linked reads": 0.001796, "all reads (cumsum)": 0.4967, "linked reads (cumsum)": 0.9114, "range_label": "0.97-0.98", "all reads (inferred)": 0.2673, "linked reads (inferred)": 0.8773, "right_edge": 0.98}, {"bin": "0.98", "interval": "0.98-0.99", "all reads": 0.006489, "linked reads": 0.00193, "all reads (cumsum)": 0.5032, "linked reads (cumsum)": 0.9133, "range_label": "0.98-0.99", "all reads (inferred)": 0.2677, "linked reads (inferred)": 0.8783, "right_edge": 0.99}, {"bin": "0.99", "interval": "0.99-1.0", "all reads": 0.4968, "linked reads": 0.08667, "all reads (cumsum)": 1.0, "linked reads (cumsum)": 1.0, "range_label": "0.99-1.0", "all reads (inferred)": 1.0, "linked reads (inferred)": 1.0, "right_edge": 1.0}]}}
